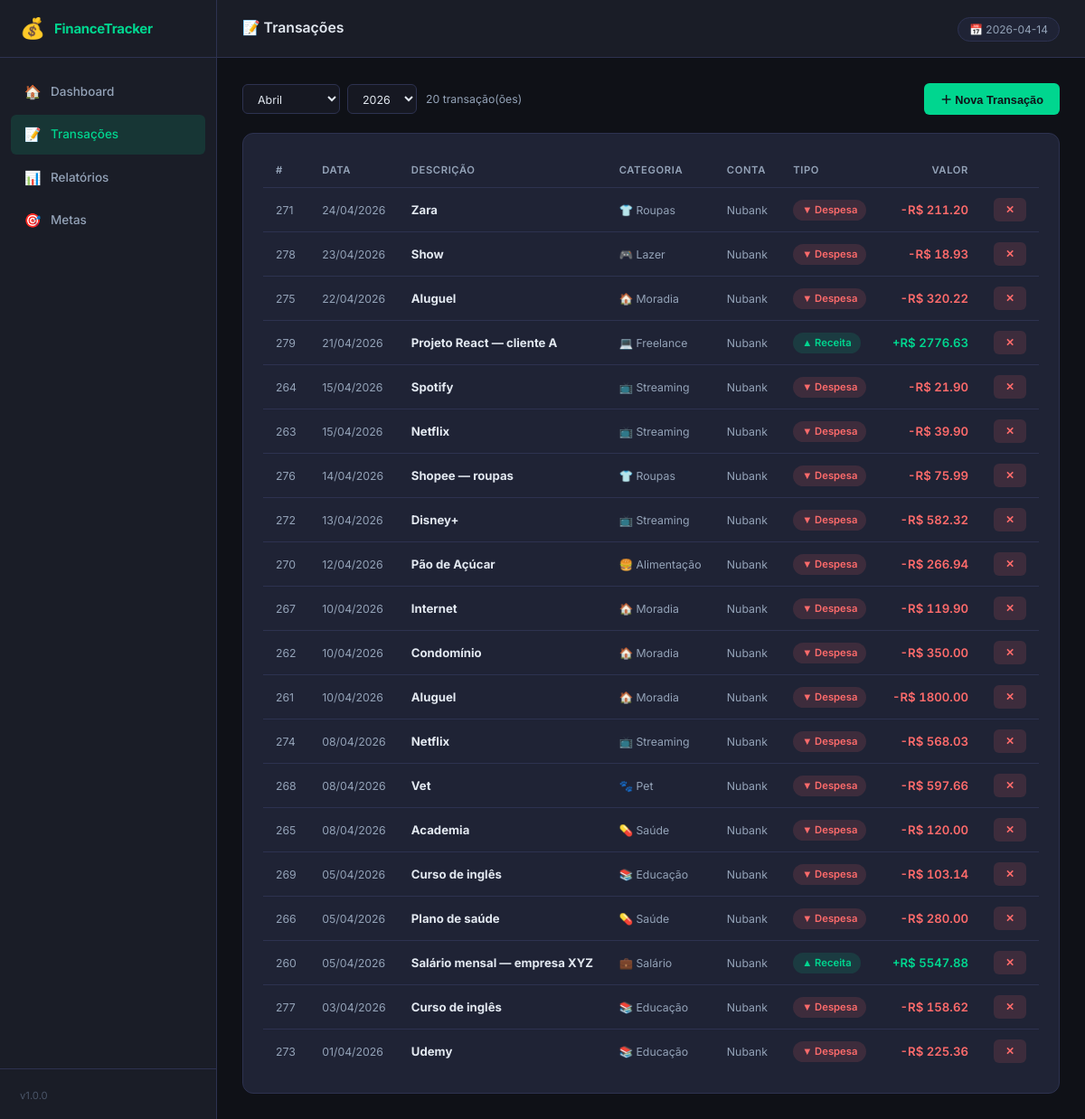
Screenshot of /transacoes with the database file from the repository.
### src/models/transacao.py (models this page shows, shortened)
class Transacao(ModeloBase):
    __tablename__ = "transacoes"
    __table_args__ = (
        Index("ix_transacoes_data", "data"),
        Index("ix_transacoes_conta_data", "conta_id", "data"),
        Index("ix_transacoes_categoria", "categoria_id"),
        Index("ix_transacoes_tipo_data", "tipo", "data"),
    )
    descricao: Mapped[str] = mapped_column(String(255), nullable=False)
    valor: Mapped[Decimal] = mapped_column(Numeric(15, 2), nullable=False)
    tipo: Mapped[str] = mapped_column(String(10), nullable=False)
    data: Mapped[date] = mapped_column(Date, nullable=False)
    conta_id: Mapped[int] = mapped_column(ForeignKey("contas.id"), nullable=False)
    categoria_id: Mapped[Optional[int]] = mapped_column(
        ForeignKey("categorias.id"), nullable=True
    )
    observacao: Mapped[Optional[str]] = mapped_column(Text, nullable=True)
    conta: Mapped["Conta"] = relationship("Conta", back_populates="transacoes")
    categoria: Mapped[Optional["Categoria"]] = relationship(
        "Categoria", back_populates="transacoes"
    )

### src/models/conta.py (models this page shows, shortened)
class Conta(ModeloBase):
    __tablename__ = "contas"
    nome: Mapped[str] = mapped_column(String(100), nullable=False, unique=True)
    tipo: Mapped[str] = mapped_column(String(20), nullable=False, default="corrente")
    saldo_inicial: Mapped[Decimal] = mapped_column(
        Numeric(15, 2), nullable=False, default=Decimal("0.00")
    )
    transacoes: Mapped[List["Transacao"]] = relationship(
        "Transacao", back_populates="conta", lazy="select"
    )
    @property
    def icone(self) -> str:
        return ICONES_CONTA.get(self.tipo, "💳")

### app.py (the view)
@app.route("/transacoes")
def transacoes():
    mes = int(request.args.get("mes", date.today().month))
    ano = int(request.args.get("ano", date.today().year))
    with obter_sessao() as sessao:
        svc = TransacaoService(sessao)
        cat_repo = CategoriaRepository(sessao)
        conta_repo = ContaRepository(sessao)
        lista = svc.listar_por_mes(mes, ano)
        categorias_raw = cat_repo.listar_ordenado()
        contas_raw = conta_repo.listar_ordenado()
        categorias = [{"id": c.id, "nome": c.nome, "icone": c.icone, "tipo": c.tipo} for c in categorias_raw]
        contas = [{"id": c.id, "nome": c.nome, "icone": c.icone} for c in contas_raw]
        trans_data = [
            {
                "id": t.id,
                "data": t.data.strftime("%d/%m/%Y"),
                "descricao": t.descricao,
                "tipo": t.tipo,
                "valor": _decimal(t.valor),
                "categoria": f"{t.categoria.icone} {t.categoria.nome}" if t.categoria else "—",
                "conta": t.conta.nome if t.conta else "—",
                "observacao": t.observacao or "",
            }
            for t in lista
        ]
    return render_template(
        "transacoes.html",
        transacoes=trans_data,
        categorias=categorias,
        contas=contas,
        mes=mes,
        ano=ano,
        meses_pt=MESES_PT,
        hoje=date.today(),
    )

### app.py (called while the page is built)
def _decimal(v) -> float:
    return float(v) if v else 0.0

### src/database/conexao.py (called while the page is built)
@contextmanager
def obter_sessao() -> Generator[Session, None, None]:
    sessao = SessionLocal()
    try:
        yield sessao
        sessao.commit()
    except Exception:
        sessao.rollback()
        raise
    finally:
        sessao.close()

### src/repositories/categoria_repo.py (called while the page is built)
    def listar_ordenado(self) -> List[Categoria]:
        return (
            self.sessao.query(Categoria)
            .order_by(Categoria.tipo, Categoria.nome)
            .all()
        )

### src/repositories/conta_repo.py (called while the page is built)
    def listar_ordenado(self):
        return self.sessao.query(Conta).order_by(Conta.nome).all()

### src/repositories/transacao_repo.py (called while the page is built)
    def listar_por_mes_ano(self, mes: int, ano: int) -> List[Transacao]:
        return (
            self.sessao.query(Transacao)
            .options(joinedload(Transacao.conta), joinedload(Transacao.categoria))
            .filter(
                extract("month", Transacao.data) == mes,
                extract("year", Transacao.data) == ano,
            )
            .order_by(Transacao.data.desc())
            .all()
        )

### src/services/transacao_service.py (called while the page is built)
    def listar_por_mes(self, mes: int, ano: int) -> List[Transacao]:
        return self.repo.listar_por_mes_ano(mes, ano)

### templates/transacoes.html (shortened to what this page needs)
{% extends "base.html" %}
{% block page_title %}📝 Transações{% endblock %}
{% block content %}
<div class="toolbar">
  <div class="toolbar-left">
    <form method="get" style="display:flex;gap:8px;align-items:center;">
      <select name="mes" class="filter-select" onchange="this.form.submit()">
        {% for i in range(1,13) %}
          <option value="{{ i }}" {% if i == mes %}selected{% endif %}>{{ meses_pt[i] }}</option>
        {% endfor %}
      </select>
      <select name="ano" class="filter-select" onchange="this.form.submit()">
        {% for a in range(2022, 2028) %}
          <option value="{{ a }}" {% if a == ano %}selected{% endif %}>{{ a }}</option>
        {% endfor %}
      </select>
    </form>
    <span class="text-muted">{{ transacoes|length }} transação(ões)</span>
  </div>
  <button class="btn btn-primary" onclick="openModal('modalNovaTransacao')">＋ Nova Transação</button>
</div>
<div class="card">
  <div class="table-wrap">
    <table>
      <thead>
        <tr>
          <th>#</th>
          <th>Data</th>
          <th>Descrição</th>
          <th>Categoria</th>
          <th>Conta</th>
          <th>Tipo</th>
          <th style="text-align:right">Valor</th>
          <th></th>
        </tr>
      </thead>
      <tbody>
        {% for t in transacoes %}
        <tr>
          <td class="text-muted">{{ t.id }}</td>
          <td class="text-muted">{{ t.data }}</td>
          <td><strong>{{ t.descricao }}</strong>{% if t.observacao %}<br><span class="text-muted">{{ t.observacao }}</span>{% endif %}</td>
          <td class="text-muted">{{ t.categoria }}</td>
          <td class="text-muted">{{ t.conta }}</td>
          <td>
            <span class="badge {% if t.tipo == 'receita' %}badge-green{% else %}badge-red{% endif %}">
              {% if t.tipo == 'receita' %}▲ Receita{% else %}▼ Despesa{% endif %}
            </span>
          </td>
          <td style="text-align:right">
            <span class="amount {% if t.tipo == 'receita' %}positive{% else %}negative{% endif %}">
              {% if t.tipo == 'receita' %}+{% else %}-{% endif %}R$ {{ "%.2f"|format(t.valor) }}
            </span>
          </td>
          <td>
            <form method="post" action="/transacoes/{{ t.id }}/deletar" onsubmit="return confirm('Remover esta transação?')">
              <button type="submit" class="btn btn-danger btn-sm">✕</button>
            </form>
          </td>
        </tr>
        {% endfor %}
      </tbody>
    </table>
  </div>
</div>
{% endblock %}

### static/css/style.css (style rules this page uses)
:root { --bg-base: #0f1117; --bg-surface: #1a1d27; --bg-card: #1f2335; --bg-hover: #252840; --bg-input: #161822; --accent: #00d68f; --accent-dim: #00d68f22; --accent-hover: #00b87a; --red: #ff6b6b; --red-dim: #ff6b6b22; --yellow: #ffd166; --yellow-dim: #ffd16622; --blue: #74b9ff; --text-primary: #e2e8f0; --text-secondary: #94a3b8; --text-muted: #4a5568; --border: #2d3250; --border-light: #363b5e; --radius-sm: 6px; --radius-md: 12px; --radius-lg: 20px; --shadow-sm: 0 1px 3px rgba(0,0,0,.4); --shadow-md: 0 4px 20px rgba(0,0,0,.5); --shadow-lg: 0 8px 40px rgba(0,0,0,.6); --sidebar-w: 240px; --topbar-h: 64px; --transition: .18s ease; }
*, *::before, *::after { box-sizing: border-box; margin: 0; padding: 0; }
html { font-size: 15px; }
body { font-family: 'Inter', system-ui, sans-serif; background: var(--bg-base); color: var(--text-primary); display: flex; min-height: 100vh; line-height: 1.55; }
.card { background: var(--bg-card); border: 1px solid var(--border); border-radius: var(--radius-md); padding: 22px; }
.table-wrap { overflow-x: auto; }
table { width: 100%; border-collapse: collapse; font-size: .88rem; }
thead th { text-align: left; padding: 10px 14px; font-size: .75rem; font-weight: 600; color: var(--text-secondary); text-transform: uppercase; letter-spacing: .6px; border-bottom: 1px solid var(--border); }
tbody tr { border-bottom: 1px solid var(--border); transition: background var(--transition); }
tbody tr:last-child { border-bottom: none; }
tbody td { padding: 11px 14px; color: var(--text-primary); }
.badge { display: inline-flex; align-items: center; gap: 4px; padding: 3px 10px; border-radius: 20px; font-size: .75rem; font-weight: 600; }
.badge-green { background: var(--accent-dim); color: var(--accent); }
.badge-red { background: var(--red-dim); color: var(--red); }
.amount { font-weight: 600; font-variant-numeric: tabular-nums; }
.amount.positive { color: var(--accent); }
.amount.negative { color: var(--red); }
.btn { display: inline-flex; align-items: center; gap: 6px; padding: 8px 18px; border-radius: var(--radius-sm); font-size: .85rem; font-weight: 600; cursor: pointer; border: none; transition: all var(--transition); text-decoration: none; }
.btn-primary { background: var(--accent); color: #0f1117; }
.btn-danger { background: var(--red-dim); color: var(--red); border: 1px solid transparent; }
.btn-sm { padding: 5px 12px; font-size: .78rem; }
input, select, textarea { background: var(--bg-input); border: 1px solid var(--border); color: var(--text-primary); border-radius: var(--radius-sm); padding: 9px 12px; font-size: .88rem; font-family: inherit; width: 100%; transition: border-color var(--transition); }
select option { background: var(--bg-input); }
.toolbar { display: flex; align-items: center; justify-content: space-between; margin-bottom: 20px; gap: 12px; flex-wrap: wrap; }
.toolbar-left { display: flex; align-items: center; gap: 10px; }
.filter-select { width: auto; padding: 7px 12px; font-size: .83rem; }
.text-muted { color: var(--text-secondary); font-size: .82rem; }

### rows the page displays
Transacao: id "271", data "24/04/2026", descricao "Zara", categoria "👕 Roupas", conta "Nubank", tipo "▼ Despesa", valor "211.20"
Transacao: id "278", descricao "Show"
Conta: conta "Nubank" "Nubank" "Nubank" "Nubank" "Nubank" "Nubank" "Nubank" "Nubank" "Nubank" "Nubank" "Nubank" "Nubank" "Nubank" "Nubank" "Nubank" "Nubank" "Nubank" "Nubank" "Nubank"
Transacao: id "275", descricao "Aluguel"
Transacao: id "279", descricao "Projeto React — cliente A"
Transacao: id "264", descricao "Spotify"
Transacao: id "263", descricao "Netflix"
Transacao: id "276", descricao "Shopee — roupas"
Transacao: id "272", descricao "Disney+"
Transacao: id "270", descricao "Pão de Açúcar"
Transacao: id "267", descricao "Internet"
Transacao: id "262", descricao "Condomínio"
Transacao: id "261", descricao "Aluguel"
Transacao: id "274", descricao "Netflix"
Transacao: id "268", descricao "Vet"
Transacao: id "265", descricao "Academia"
Transacao: id "269", descricao "Curso de inglês"
Transacao: id "266", descricao "Plano de saúde"
Transacao: id "260", descricao "Salário mensal — empresa XYZ"
Transacao: id "277", descricao "Curso de inglês"
Transacao: id "273", descricao "Udemy"

### other values shown
{{ transacoes|length }} "20"
{{ t.data }} "23/04/2026" "22/04/2026" "21/04/2026" "15/04/2026" "15/04/2026" "14/04/2026" "13/04/2026" "12/04/2026" "10/04/2026" "10/04/2026" "10/04/2026" "08/04/2026" "08/04/2026" "08/04/2026" "05/04/2026" "05/04/2026" "05/04/2026" "03/04/2026" "01/04/2026"
{{ t.categoria }} "🎮 Lazer" "🏠 Moradia" "💻 Freelance" "📺 Streaming" "📺 Streaming" "👕 Roupas" "📺 Streaming" "🍔 Alimentação" "🏠 Moradia" "🏠 Moradia" "🏠 Moradia" "📺 Streaming" "🐾 Pet" "💊 Saúde" "📚 Educação" "💊 Saúde" "💼 Salário" "📚 Educação" "📚 Educação"
{{ "%.2f"|format(t.valor) }} "18.93" "320.22" "2776.63" "21.90" "39.90" "75.99" "582.32" "266.94" "119.90" "350.00" "1800.00" "568.03" "597.66" "120.00" "103.14" "280.00" "5547.88" "158.62" "225.36"
form field mes "Abril"
form field ano "2026"
